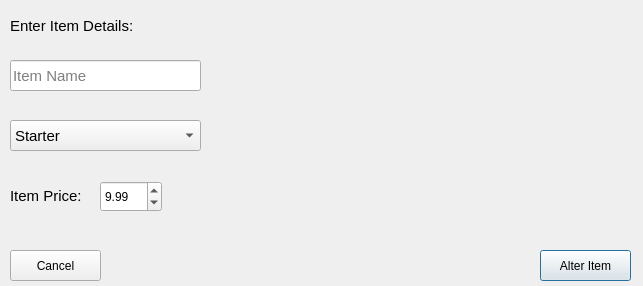
<?xml version="1.0" encoding="UTF-8"?>
<ui version="4.0">
 <class>AlterConfirmation</class>
 <widget class="QDialog" name="AlterConfirmation">
  <property name="geometry">
   <rect>
    <x>0</x>
    <y>0</y>
    <width>643</width>
    <height>286</height>
   </rect>
  </property>
  <property name="minimumSize">
   <size>
    <width>643</width>
    <height>286</height>
   </size>
  </property>
  <property name="maximumSize">
   <size>
    <width>643</width>
    <height>286</height>
   </size>
  </property>
  <property name="windowTitle">
   <string>Dialog</string>
  </property>
  <widget class="QPushButton" name="pbAlter">
   <property name="geometry">
    <rect>
     <x>540</x>
     <y>250</y>
     <width>91</width>
     <height>31</height>
    </rect>
   </property>
   <property name="text">
    <string>Alter Item</string>
   </property>
  </widget>
  <widget class="QPushButton" name="pbCancel">
   <property name="geometry">
    <rect>
     <x>10</x>
     <y>250</y>
     <width>91</width>
     <height>31</height>
    </rect>
   </property>
   <property name="text">
    <string>Cancel</string>
   </property>
  </widget>
  <widget class="QLineEdit" name="leItemname">
   <property name="geometry">
    <rect>
     <x>10</x>
     <y>60</y>
     <width>191</width>
     <height>31</height>
    </rect>
   </property>
   <property name="font">
    <font>
     <pointsize>11</pointsize>
    </font>
   </property>
   <property name="styleSheet">
    <string notr="true"/>
   </property>
   <property name="placeholderText">
    <string>Item Name</string>
   </property>
  </widget>
  <widget class="QLabel" name="lblitemdetails">
   <property name="geometry">
    <rect>
     <x>10</x>
     <y>10</y>
     <width>201</width>
     <height>31</height>
    </rect>
   </property>
   <property name="font">
    <font>
     <pointsize>11</pointsize>
    </font>
   </property>
   <property name="styleSheet">
    <string notr="true"/>
   </property>
   <property name="text">
    <string>Enter Item Details:</string>
   </property>
  </widget>
  <widget class="QComboBox" name="cbCategory">
   <property name="geometry">
    <rect>
     <x>10</x>
     <y>120</y>
     <width>191</width>
     <height>31</height>
    </rect>
   </property>
   <property name="font">
    <font>
     <pointsize>11</pointsize>
    </font>
   </property>
   <property name="styleSheet">
    <string notr="true"/>
   </property>
   <property name="currentText">
    <string>Starter</string>
   </property>
   <item>
    <property name="text">
     <string>Starter</string>
    </property>
   </item>
   <item>
    <property name="text">
     <string>Main</string>
    </property>
   </item>
   <item>
    <property name="text">
     <string>Dessert</string>
    </property>
   </item>
   <item>
    <property name="text">
     <string>Drink</string>
    </property>
   </item>
  </widget>
  <widget class="QDoubleSpinBox" name="sbPrice">
   <property name="geometry">
    <rect>
     <x>100</x>
     <y>181</y>
     <width>62</width>
     <height>31</height>
    </rect>
   </property>
   <property name="minimum">
    <double>0.000000000000000</double>
   </property>
   <property name="maximum">
    <double>250.000000000000000</double>
   </property>
   <property name="value">
    <double>9.990000000000000</double>
   </property>
  </widget>
  <widget class="QLabel" name="lblItemPrice">
   <property name="geometry">
    <rect>
     <x>10</x>
     <y>180</y>
     <width>81</width>
     <height>31</height>
    </rect>
   </property>
   <property name="font">
    <font>
     <pointsize>11</pointsize>
    </font>
   </property>
   <property name="styleSheet">
    <string notr="true"/>
   </property>
   <property name="text">
    <string>Item Price:</string>
   </property>
  </widget>
  <widget class="QLabel" name="lblErrorItemName">
   <property name="geometry">
    <rect>
     <x>10</x>
     <y>90</y>
     <width>331</width>
     <height>21</height>
    </rect>
   </property>
   <property name="font">
    <font>
     <pointsize>10</pointsize>
    </font>
   </property>
   <property name="text">
    <string/>
   </property>
  </widget>
  <widget class="QLabel" name="lblErrorCategory">
   <property name="geometry">
    <rect>
     <x>10</x>
     <y>150</y>
     <width>271</width>
     <height>21</height>
    </rect>
   </property>
   <property name="font">
    <font>
     <pointsize>10</pointsize>
    </font>
   </property>
   <property name="text">
    <string/>
   </property>
  </widget>
 </widget>
 <resources/>
 <connections/>
</ui>
